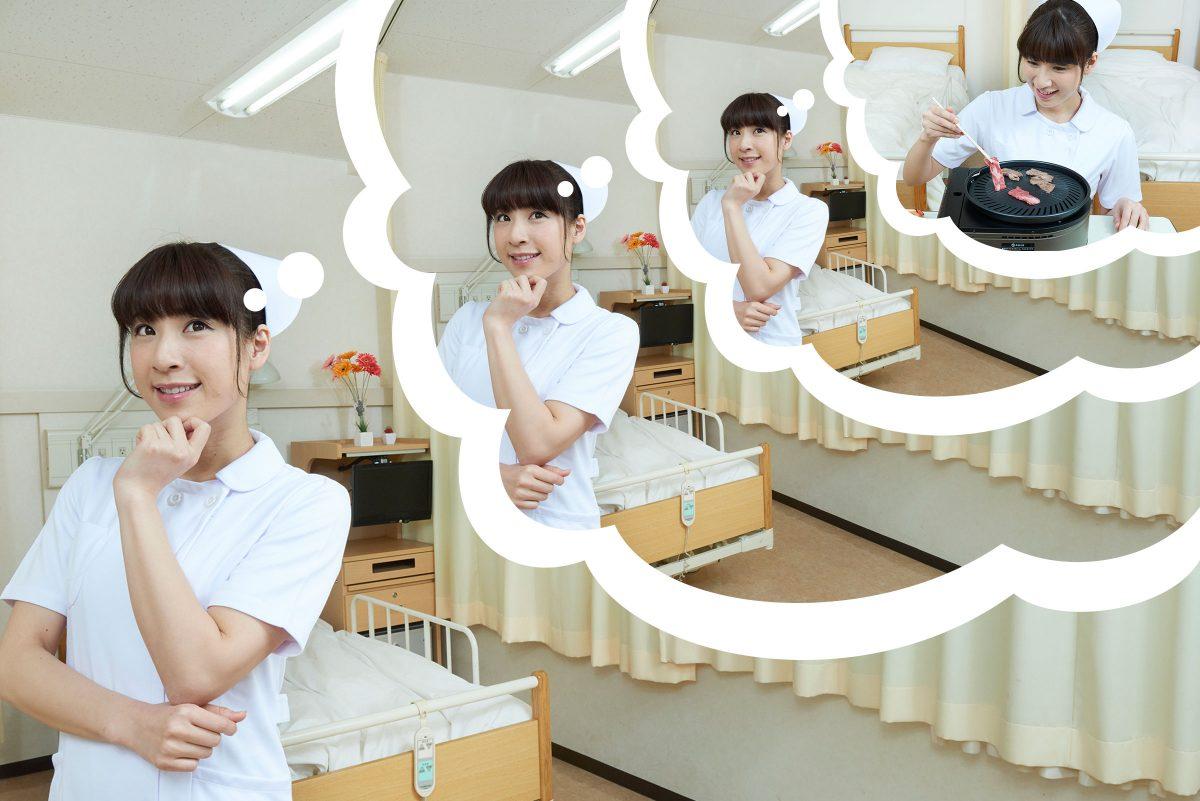
#> input picture 12/test.jpg, 1200 x 801 px
$ python 12-2.py
#> lines starting #> are read from the running program, lines starting #| are printed output that depends on the picture; after the words box and inside, x2 and y2 are one past the last pixel; in counts of white or black regions, pixels touching at a corner belong together
import cv2
import os

def search_cv2_cascade(castom_cascade_path="data"):
    from os.path import splitext, basename, join, dirname, isdir, isfile
    from glob import glob

    cv2_path = dirname(str(cv2).split()[-1].strip(">").strip("'"))
    cascade_dir_path = join(cv2_path, castom_cascade_path)
    if isdir(cascade_dir_path):
        cascade_xml_path_list = join(cascade_dir_path, "*.xml")
        cascade = {splitext(basename(path))[0][12:]:path for path in glob(cascade_xml_path_list)}
        return cascade
    else:
        return False


img = cv2.imread(os.path.dirname(os.path.abspath(__file__))+"/test.jpg")
#> img is the input picture: shape (801, 1200, 3); mean B, G, R 177.7, 190.1, 192.5

# Loading the cascade identifiers
cascade_files = search_cv2_cascade()
face_cascade = cv2.CascadeClassifier(cascade_files["frontalface_default"])### Obtain the face cascade using CascadeClassifier and cascade_files registed by "frontalface_default" ###
eye_cascade = cv2.CascadeClassifier(cascade_files["eye"])

gray = cv2.cvtColor(img, cv2.COLOR_BGR2GRAY)
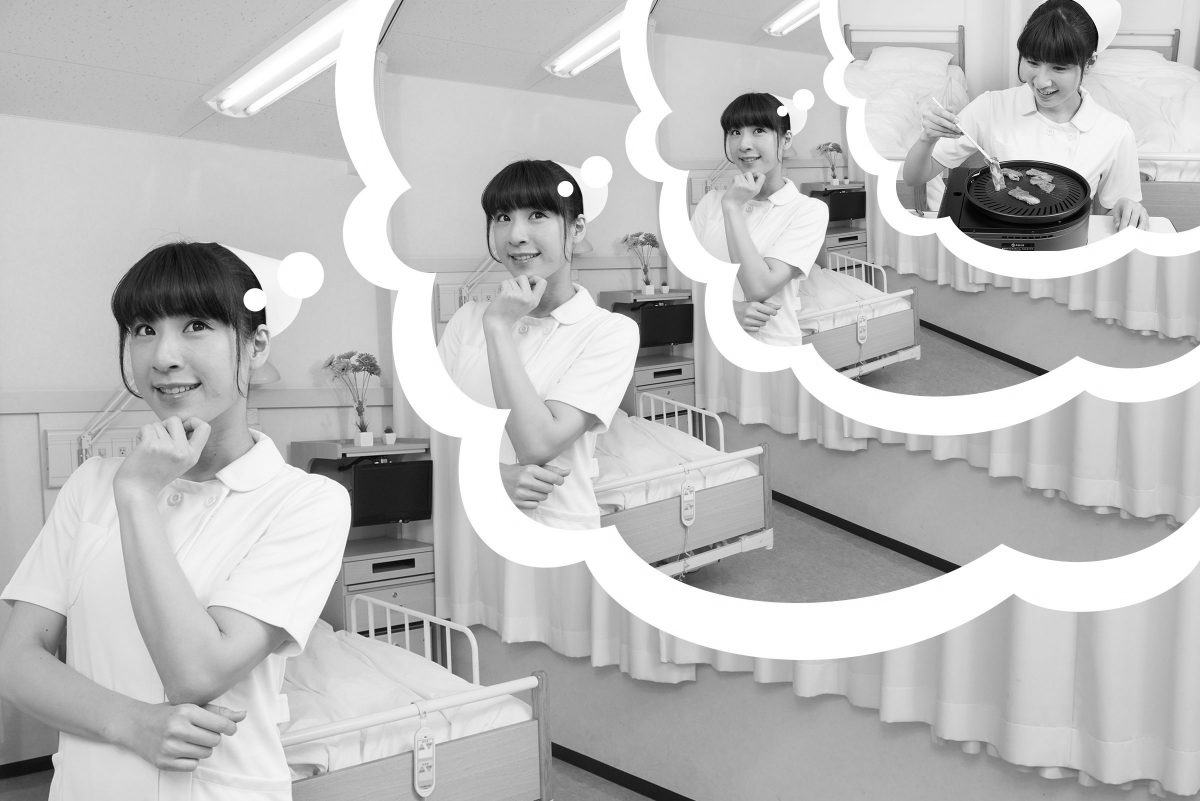
#> gray: shape (801, 1200); min 0, max 255, mean 189.4

# Search a face region
face = face_cascade.detectMultiScale(gray, scaleFactor=1.1, minNeighbors=3, minSize=(60, 60))
#> face = [[712, 105, 70, 70], [469, 179, 102, 102], [93, 270, 158, 158]]

# Surrounding the face region with a red rectangle and eye area with a green rectangle
for (x, y, w, h) in face:
    cv2.rectangle(img, (x, y), (x + w, y + h), (0, 0, 255), 4)
    roi_gray = gray[y:y+h, x:x+w]
    roi_color = img[y:y+h, x:x+w]
    eyes = eye_cascade.detectMultiScale(roi_gray)### Search for the eyes in the face region roi_gray using detectMultiScale ###
    for (ex, ey, ew, eh) in eyes:
        cv2.rectangle(roi_color, (ex, ey), (ex + ew, ey + eh), (0, 255, 0), 2)### Draw the green rectangles on the eyes region ###
#> this loop made 3 passes
#> (x, y, w, h, eyes) on passes 2 to 3: (469, 179, 102, 102, [[25, 27, 24, 24], [57, 26, 22, 22], [32, 68, 26, 26]]), (93, 270, 158, 158, [[87, 42, 30, 30], [38, 45, 31, 31], [52, 102, 40, 40]])
#> pass 1, `roi_gray = gray[y:y+h, x:x+w]`:
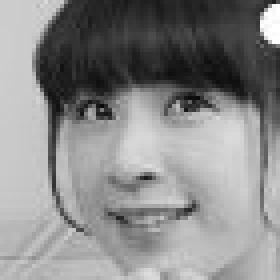
#> roi_gray: shape (70, 70) (shown 4 times larger); min 7, max 255, mean 137.1
#> pass 1, `roi_color = img[y:y+h, x:x+w]`:
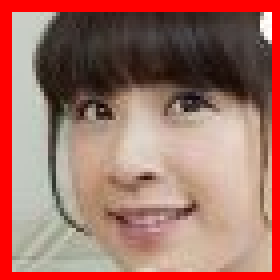
#> roi_color: shape (70, 70, 3) (shown 4 times larger); mean B, G, R 102.3, 113.1, 163.5
#> pass 2, `roi_color = img[y:y+h, x:x+w]`:
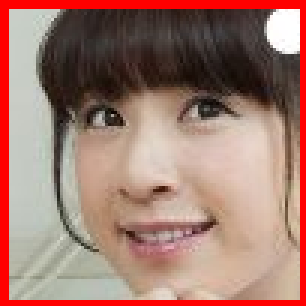
#> roi_color: shape (102, 102, 3) (shown 3 times larger); mean B, G, R 111.1, 122.4, 162.4
#> after the loop:
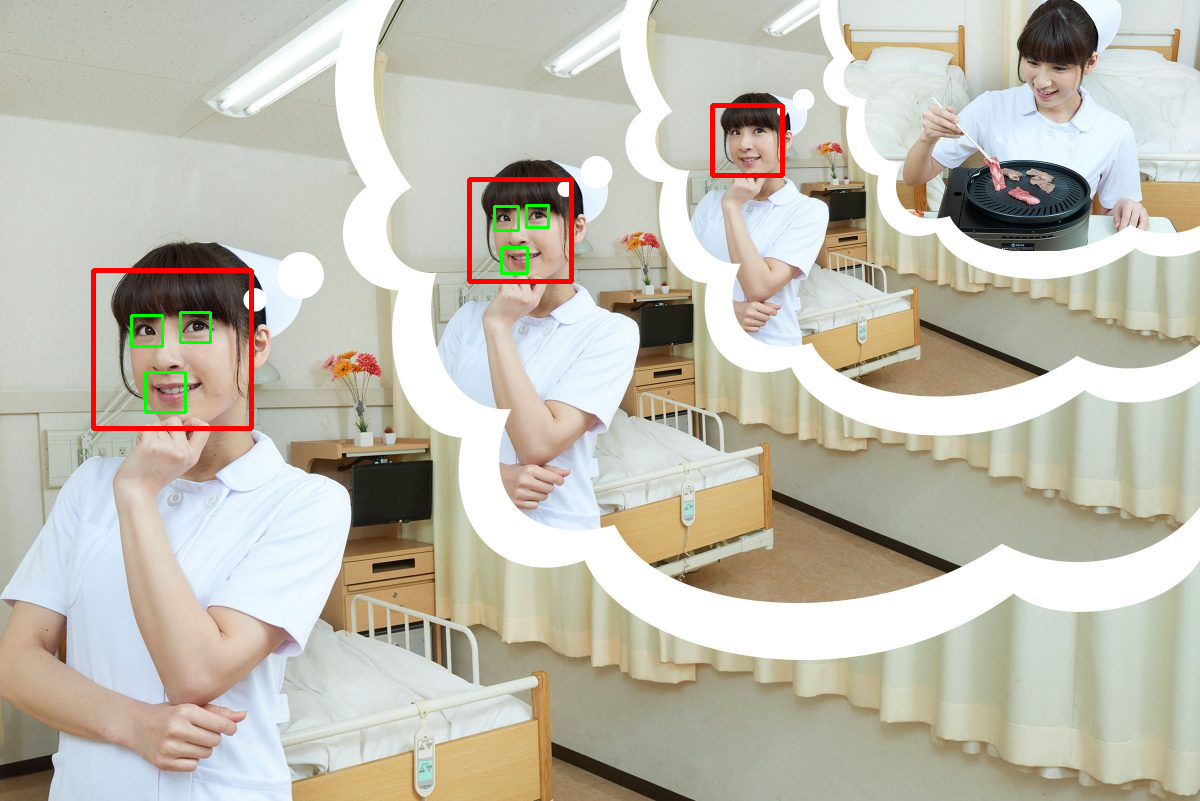
#> img: shape (801, 1200, 3); 0.9% of pixels changed, all inside (x1, y1, x2, y2) = (91, 103, 785, 431)
#> after the loop:
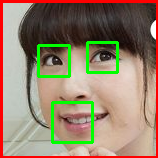
#> roi_color: shape (158, 158, 3); mean B, G, R 107.4, 130.7, 149
#> after the loop:
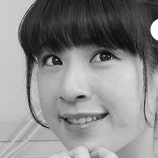
#> roi_gray: shape (158, 158); min 3, max 255, mean 137.2


cv2.imshow("result", img)
k = cv2.waitKey(0)
#> (key q is pressed here)
if k == ord('q'):
    cv2.imwrite(os.path.dirname(os.path.abspath(__file__))+"/result.bmp", img)
    cv2.destroyAllWindows()
